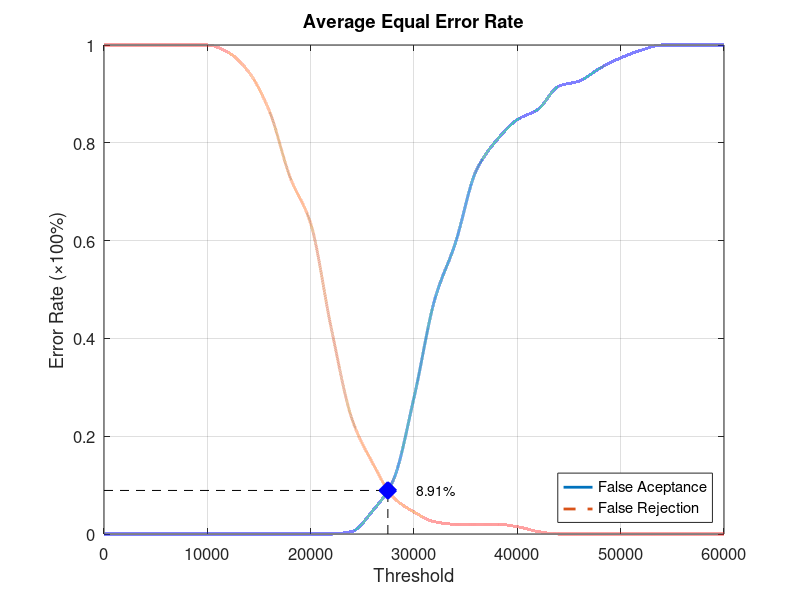
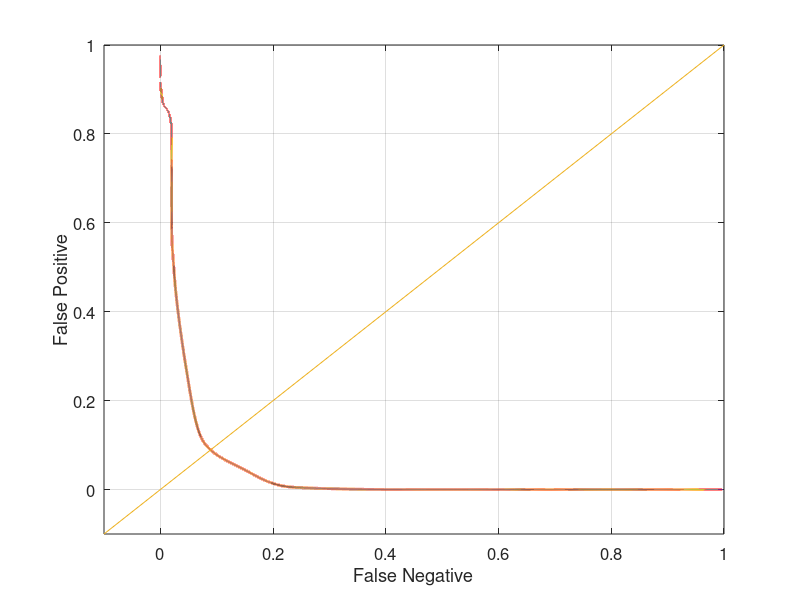

MATLAB code for these plots, in order:
function yEER = Database3_1
close all;
clear;
clc;
x = 0:2000:60000;
xq = 0:0.5:60000;

y0 = [0 0 0 0 0 0 0 0 0 0 0 0 0.00526316 0.0473684 0.110526 0.278947 0.478947 0.594737 0.742105 0.805263 0.847368 0.868421 0.915789 0.926316 0.952632 0.973684 0.989474 1 1 1 1];
yy0 = interp1(x, y0, xq, 'pchip');
y1 = [1 1 1 1 1 1 0.985 0.945 0.865 0.73 0.635 0.42 0.235 0.145 0.075 0.045 0.025 0.02 0.02 0.02 0.015 0.005 0 0 0 0 0 0 0 0 0];
yy1 = interp1(x, y1, xq, 'pchip');

% Calculating EER: 
y2 = abs(y0 - y1);
find(y2 == min(y2))
yy2 = abs(yy0 - yy1);
xEER = find(yy2 == min(yy2));
xEERIndex = xq(xEER) % X-axis EER
yEER = yy0(xEER) % Y-axis EER

main = figure
plot(xq, yy0,'-','LineWidth', 2);	hold on
plot(xq, yy1,'--','LineWidth', 2);	hold on
plot([xEERIndex xEERIndex], [0 yEER], 'k--');	hold on
plot([0 xEERIndex], [yEER yEER], 'k--');	hold on
plot(xEERIndex, yEER, 'bx', 'LineWidth', 10);	hold on
text(xEERIndex + 10 * xEERIndex / 100, yEER, [num2str(round((10000 * yEER)) / 100) '%'])
legend('False Aceptance', 'False Rejection', 'Location', 'SouthEast')
xlabel('Threshold')
ylabel('Error Rate (\times100%)')
title('Average Equal Error Rate')
set(gca, 'FontSize', 12)
axis([0 60000 0 1])
grid on

print(main, 'Database3_1Main', '-dpng');
FNRxFPR = figure('Color', [1 1 1]);
plot(yy1, yy0, '-', yy1, yy0, 'LineWidth', 2);
hold on
y = -0.1:0.1:1
plot(y, y); 
set(gca, 'FontSize', 12)
xlabel('False Negative')
ylabel('False Positive')
axis([-0.1 1 -0.1 1])
set(gca, 'FontSize', 12)
grid on

print(FNRxFPR, 'Database3_1FNRxFPR','-dpng');
end
